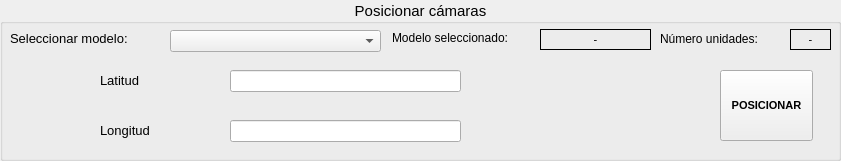
     <widget class="QGroupBox" name="group_posicionarcamarasC">
      <property name="enabled">
       <bool>true</bool>
      </property>
      <property name="geometry">
       <rect>
        <x>10</x>
        <y>10</y>
        <width>841</width>
        <height>161</height>
       </rect>
      </property>
      <property name="font">
       <font>
        <pointsize>11</pointsize>
       </font>
      </property>
      <property name="layoutDirection">
       <enum>Qt::LeftToRight</enum>
      </property>
      <property name="title">
       <string>Posicionar cámaras</string>
      </property>
      <property name="alignment">
       <set>Qt::AlignCenter</set>
      </property>
      <property name="checkable">
       <bool>false</bool>
      </property>
      <widget class="QLabel" name="lb_poslatitud_2">
       <property name="geometry">
        <rect>
         <x>100</x>
         <y>70</y>
         <width>61</width>
         <height>21</height>
        </rect>
       </property>
       <property name="font">
        <font>
         <pointsize>10</pointsize>
        </font>
       </property>
       <property name="text">
        <string>Latitud</string>
       </property>
      </widget>
      <widget class="QLabel" name="lb_poslongitud_2">
       <property name="geometry">
        <rect>
         <x>100</x>
         <y>120</y>
         <width>71</width>
         <height>21</height>
        </rect>
       </property>
       <property name="font">
        <font>
         <pointsize>10</pointsize>
        </font>
       </property>
       <property name="text">
        <string>Longitud</string>
       </property>
      </widget>
      <widget class="QLineEdit" name="ln_latitudCamaraC">
       <property name="geometry">
        <rect>
         <x>230</x>
         <y>70</y>
         <width>231</width>
         <height>22</height>
        </rect>
       </property>
       <property name="font">
        <font>
         <pointsize>9</pointsize>
        </font>
       </property>
      </widget>
      <widget class="QLineEdit" name="ln_longitudCamaraC">
       <property name="geometry">
        <rect>
         <x>230</x>
         <y>120</y>
         <width>231</width>
         <height>22</height>
        </rect>
       </property>
       <property name="font">
        <font>
         <pointsize>9</pointsize>
        </font>
       </property>
      </widget>
      <widget class="QPushButton" name="bt_posionarCamaraC">
       <property name="geometry">
        <rect>
         <x>720</x>
         <y>70</y>
         <width>93</width>
         <height>71</height>
        </rect>
       </property>
       <property name="font">
        <font>
         <pointsize>8</pointsize>
         <weight>75</weight>
         <italic>false</italic>
         <bold>true</bold>
         <underline>false</underline>
         <strikeout>false</strikeout>
         <kerning>false</kerning>
        </font>
       </property>
       <property name="text">
        <string>POSICIONAR</string>
       </property>
      </widget>
      <widget class="QLabel" name="label_6">
       <property name="geometry">
        <rect>
         <x>392</x>
         <y>30</y>
         <width>141</width>
         <height>16</height>
        </rect>
       </property>
       <property name="font">
        <font>
         <pointsize>9</pointsize>
        </font>
       </property>
       <property name="text">
        <string>Modelo seleccionado:</string>
       </property>
      </widget>
      <widget class="QLabel" name="lb_modeloseleccionadoC">
       <property name="geometry">
        <rect>
         <x>540</x>
         <y>29</y>
         <width>111</width>
         <height>21</height>
        </rect>
       </property>
       <property name="font">
        <font>
         <pointsize>8</pointsize>
        </font>
       </property>
       <property name="frameShape">
        <enum>QFrame::Box</enum>
       </property>
       <property name="text">
        <string>-</string>
       </property>
       <property name="alignment">
        <set>Qt::AlignCenter</set>
       </property>
      </widget>
      <widget class="QLabel" name="label_3">
       <property name="geometry">
        <rect>
         <x>10</x>
         <y>30</y>
         <width>161</width>
         <height>16</height>
        </rect>
       </property>
       <property name="font">
        <font>
         <pointsize>10</pointsize>
        </font>
       </property>
       <property name="text">
        <string>Seleccionar modelo:</string>
       </property>
      </widget>
      <widget class="QComboBox" name="cb_selecModeloPosicionarC">
       <property name="geometry">
        <rect>
         <x>170</x>
         <y>30</y>
         <width>211</width>
         <height>22</height>
        </rect>
       </property>
       <property name="font">
        <font>
         <pointsize>8</pointsize>
        </font>
       </property>
      </widget>
      <widget class="QLabel" name="label_66">
       <property name="geometry">
        <rect>
         <x>660</x>
         <y>29</y>
         <width>121</width>
         <height>20</height>
        </rect>
       </property>
       <property name="font">
        <font>
         <pointsize>9</pointsize>
        </font>
       </property>
       <property name="text">
        <string>Número unidades:</string>
       </property>
      </widget>
      <widget class="QLabel" name="lb_numeroUnidadesC">
       <property name="geometry">
        <rect>
         <x>790</x>
         <y>29</y>
         <width>41</width>
         <height>21</height>
        </rect>
       </property>
       <property name="font">
        <font>
         <pointsize>8</pointsize>
        </font>
       </property>
       <property name="frameShape">
        <enum>QFrame::Box</enum>
       </property>
       <property name="text">
        <string>-</string>
       </property>
       <property name="alignment">
        <set>Qt::AlignCenter</set>
       </property>
      </widget>
     </widget>
